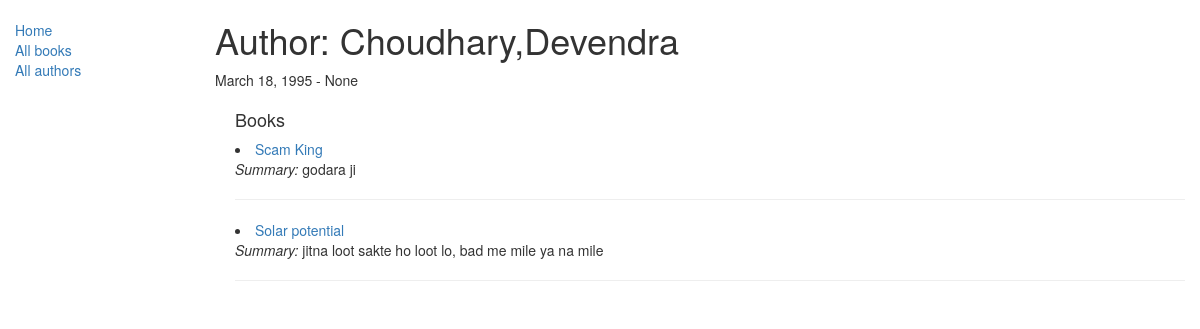
The page /catalog/author/3 on the database as committed earlier.
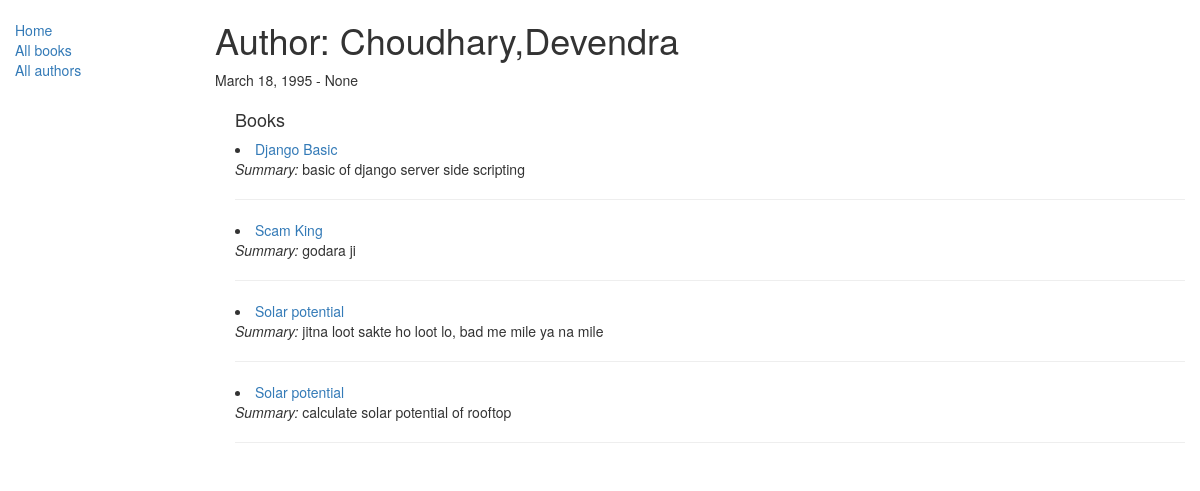
The same page on the database as committed later.
### catalog/models.py (models this page shows, shortened)
class Author(models.Model):
    first_name = models.CharField(max_length=100)
    last_name = models.CharField(max_length=100)
    date_of_birth = models.DateField(null=True, blank=True)
    date_of_death = models.DateField('Died', null=True, blank=True)
    class Meta:
        ordering = ["last_name","first_name"]

class Book(models.Model):
    title = models.CharField(max_length=200)
    author = models.ForeignKey('Author', on_delete=models.SET_NULL, null=True)
    summary = models.TextField(max_length=1000, help_text='Enter a brief description of the book')
    isbn = models.CharField('ISBN',max_length=13, help_text='13 Character <a href="https://www.isbn-international.org/content/what-isbn">ISBN number</a>')
    genre = models.ManyToManyField(Genre, help_text='Select a genre for this book')
    language = models.ForeignKey('BookLanguage', on_delete=models.SET_NULL, null=True)
    class Meta:
        ordering = ['title']
    def display_genre(self):
        """
        Creates a string for the Genre. This is required to display genre in Admin.
        """
        return ', '.join([ genre.name for genre in self.genre.all()[:3] ])
    display_genre.short_description = 'Genre'

### catalog/views.py (the view)
# urls.py: path('author/<int:pk>', views.AuthorDetailView.as_view(), name='author-detail'),
class AuthorDetailView(generic.DetailView):
    model = Author

### catalog/templates/catalog/author_detail.html
{% extends "base_generic.html" %}
{% block content %}
  <h1>Author: {{ author.last_name }},{{ author.first_name }}</h1>
  <p> {{ author.date_of_birth }} - {{ author.date_of_death }}</p>
  <div style="margin-left:20px;margin-top:20px">
    <h4>Books</h4>
    {% for book in author.book_set.all %}
    <li><a href="{% url 'book-detail' book.pk %}">{{book.title}}</a></li>
    <p><i>Summary: </i> {{book.summary}}</p>
    <hr>
    {% endfor %}
  </div>
{% endblock %}

### catalog/templates/base_generic.html (shortened to what this page needs)
<!DOCTYPE html>
<html lang="en">
<head>
  <link rel="stylesheet" href="https://maxcdn.bootstrapcdn.com/bootstrap/3.3.7/css/bootstrap.min.css">
  {% load static %}
  <link rel="stylesheet" href="{% static 'css/styles.css' %}">
</head>
<body>
  <div class="container-fluid">
    <div class="row">
      <div class="col-sm-2">
      {% block sidebar %}
      <ul class="sidebar-nav">
          <li><a href="{% url 'index' %}">Home</a></li>
          <li><a href="{% url 'books' %}">All books</a></li>
          <li><a href="{% url 'authors' %}">All authors</a></li>
      </ul>
     {% endblock %}
      </div>
      <div class="col-sm-10 ">
      {% block content %}{% endblock %}
      </div>
    </div>
  </div>
</body>
</html>

### catalog/static/css/styles.css (style rules this page uses)
.sidebar-nav { margin-top: 20px; padding: 0; list-style: none; }

Rows that differ between the two databases and show on the page:
added Book: title "Django Basic", summary "basic of django server side scripting"
added Book: title "Solar potential", summary "calculate solar potential of rooftop"
